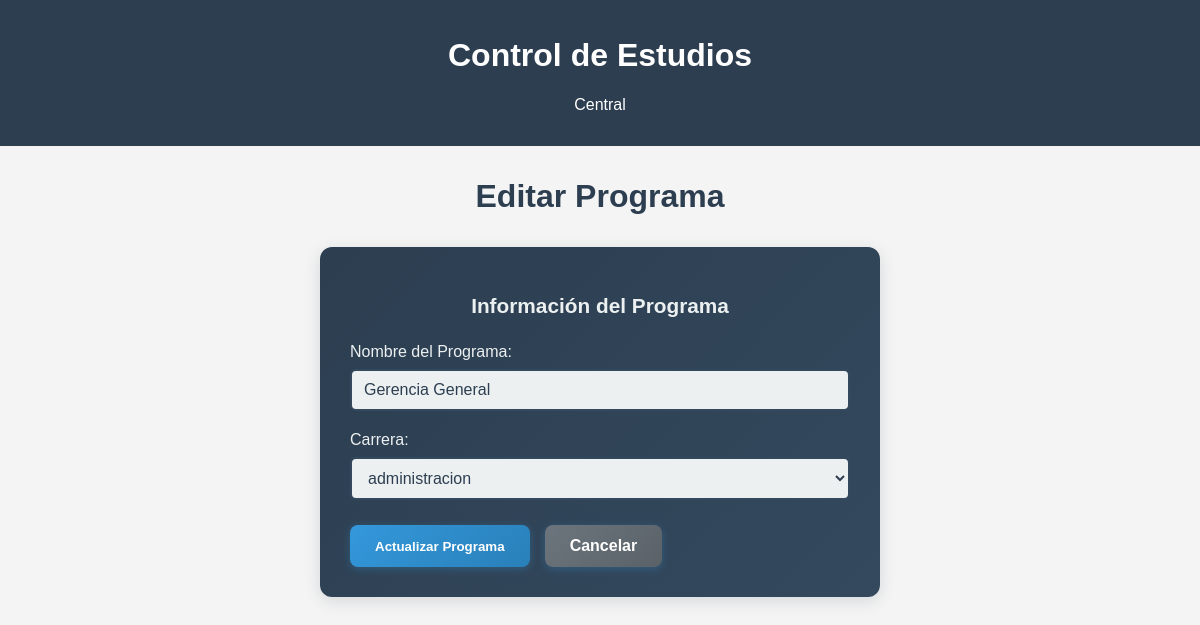
The page /control_academico/programas/editar/1 on the database as committed earlier.
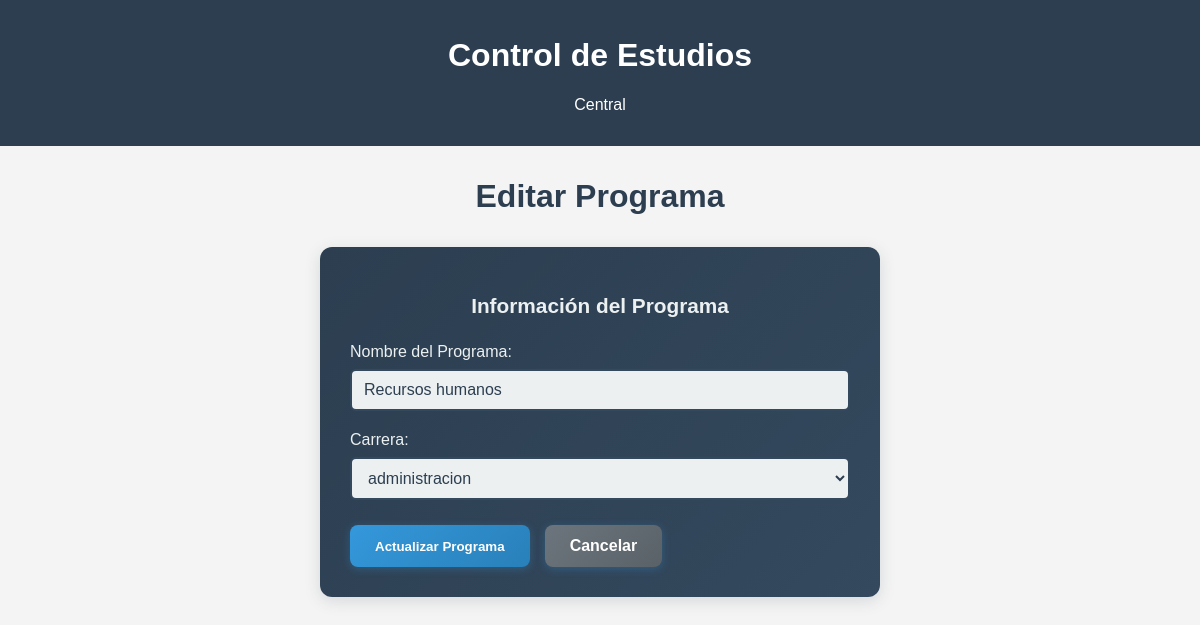
The same page on the database as committed later.
### modulos/control_academico/models.py (models this page shows, shortened)
class Programa(db.Model):
    __tablename__ = 'programas'
    id = db.Column(db.Integer, primary_key=True)
    nombre = db.Column(db.String(100), nullable=False)
    carrera_id = db.Column(db.Integer, db.ForeignKey('carreras.id'), nullable=False)
    carrera = db.relationship('Carrera', back_populates='programas')
    materias = db.relationship('Materia', back_populates='programa')
    cortes = db.relationship('Corte', back_populates='programa')

class Carrera(db.Model):
    __tablename__ = 'carreras'
    id = db.Column(db.Integer, primary_key=True)
    nombre = db.Column(db.String(100), nullable=False, unique=True)
    programas = db.relationship('Programa', back_populates='carrera')
    estudiantes = db.relationship('Estudiante', back_populates='carrera')

### modulos/control_academico/routes.py (the view, shortened to what this page needs)
@bp.route('/programas/editar/<int:id>', methods=['GET', 'POST'])
def editar_programa(id):
    programa = Programa.query.get_or_404(id)
    carreras = Carrera.query.all()
    return render_template('control_academico/editar_programa.html',
                         programa=programa, carreras=carreras)

### modulos/control_academico/templates/control_academico/editar_programa.html (shortened to what this page needs)
{% extends "central/base.html" %}
{% block content %}
<div class="welcome-container">
    <h1 class="titulo-estudiantes">Editar Programa</h1>
    <div class="form-container-academico">
        <h2>Información del Programa</h2>
        <form action="{{ url_for('control_academico.editar_programa', id=programa.id) }}" method="POST">
            <div class="form-group">
                <label for="nombre">Nombre del Programa:</label>
                <input type="text" id="nombre" name="nombre" value="{{ programa.nombre }}" required >
            </div>
            <div class="form-group">
                <label for="carrera_id">Carrera:</label>
                <select name="carrera_id" id="carrera_id" required>
                    {% for carrera in carreras %}
                        <option value="{{ carrera.id }}" {% if carrera.id == programa.carrera_id %}selected{% endif %}>
                            {{ carrera.nombre }}
                        </option>
                    {% endfor %}
                </select>
            </div>
            <div style="display: flex; gap: 15px; margin-top: 25px;">
                <button type="submit" class="btn-academico">Actualizar Programa</button>
                <a href="{{ url_for('control_academico.listar_programas') }}"
                   class="btn-academico btn-academico-secondary">Cancelar</a>
            </div>
        </form>
    </div>
</div>
{% endblock %}

Rows that differ between the two databases and show on the page:
changed Programa "administracion": nombre "Gerencia General" → "Recursos humanos"
